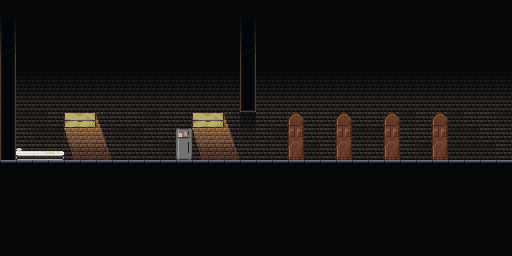

The image is a tile-based game level rendered from a .tmx file. Its description and source (layers, tilesets, objects; grid data summarised) follow:
An orthogonal 32x16 tile map with 16x16 px tiles, 2 tile layers (background, mainground), 1 hidden layer not drawn.

<map version="1.0" orientation="orthogonal" width="32" height="16" tilewidth="16" tileheight="16">
 <tileset firstgid="1" name="tilesheet" tilewidth="16" tileheight="16">
  <image source="tilesheet.png" width="256" height="256" />
 </tileset>
 <layer name="background" width="32" height="16">
  <data>[512 cells, 512 non-empty, 15 distinct tile ids]</data>
 </layer>
 <layer name="mainground" width="32" height="16">
  <data>[512 cells, 64 non-empty, 14 distinct tile ids]</data>
 </layer>
 <layer name="collision" width="32" height="16" visible="0">
  <data>[512 cells, 53 non-empty, 1 distinct tile ids]</data>
 </layer>
</map>
